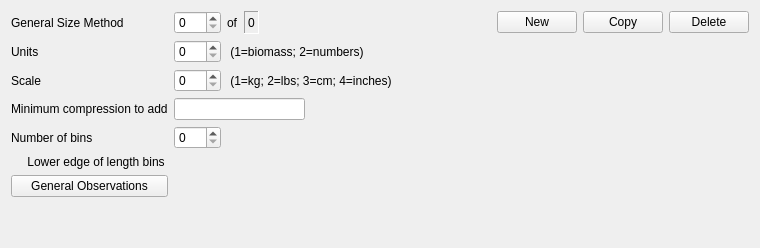
         <widget class="QWidget" name="tab_gen">
          <attribute name="title">
           <string>General Comp</string>
          </attribute>
          <layout class="QVBoxLayout" name="verticalLayout_15">
           <item>
            <layout class="QGridLayout" name="gridLayout_comp_gen">
             <item row="0" column="4">
              <spacer name="horizontalSpacer_2">
               <property name="orientation">
                <enum>Qt::Horizontal</enum>
               </property>
               <property name="sizeHint" stdset="0">
                <size>
                 <width>40</width>
                 <height>20</height>
                </size>
               </property>
              </spacer>
             </item>
             <item row="3" column="1" colspan="4">
              <widget class="QLineEdit" name="lineEdit_gen_mincomp"/>
             </item>
             <item row="4" column="1">
              <widget class="QSpinBox" name="spinBox_gen_num_bins">
               <property name="maximum">
                <number>200</number>
               </property>
              </widget>
             </item>
             <item row="4" column="0">
              <widget class="QLabel" name="label_gen_num_bins">
               <property name="text">
                <string>Number of bins</string>
               </property>
              </widget>
             </item>
             <item row="2" column="1">
              <widget class="QSpinBox" name="spinBox_gen_scale"/>
             </item>
             <item row="2" column="0">
              <widget class="QLabel" name="label_gen_scale">
               <property name="text">
                <string>Scale</string>
               </property>
              </widget>
             </item>
             <item row="0" column="0">
              <widget class="QLabel" name="label_gen_method">
               <property name="text">
                <string>General Size Method </string>
               </property>
              </widget>
             </item>
             <item row="1" column="0">
              <widget class="QLabel" name="label_gen_units">
               <property name="text">
                <string>Units</string>
               </property>
              </widget>
             </item>
             <item row="1" column="1">
              <widget class="QSpinBox" name="spinBox_gen_units"/>
             </item>
             <item row="5" column="0">
              <widget class="QLabel" name="label_gen_bins">
               <property name="text">
                <string>Lower edge of length bins </string>
               </property>
               <property name="alignment">
                <set>Qt::AlignRight|Qt::AlignTrailing|Qt::AlignVCenter</set>
               </property>
              </widget>
             </item>
             <item row="7" column="0">
              <widget class="QPushButton" name="pushButton_gen_obs">
               <property name="text">
                <string>General Observations</string>
               </property>
               <property name="flat">
                <bool>false</bool>
               </property>
              </widget>
             </item>
             <item row="0" column="2">
              <widget class="QLabel" name="label_gen_of">
               <property name="text">
                <string>of</string>
               </property>
              </widget>
             </item>
             <item row="1" column="2" colspan="5">
              <widget class="QLabel" name="label_gen_units_info">
               <property name="text">
                <string> (1=biomass; 2=numbers)</string>
               </property>
              </widget>
             </item>
             <item row="2" column="2" colspan="5">
              <widget class="QLabel" name="label_gen_scale_info">
               <property name="text">
                <string> (1=kg; 2=lbs; 3=cm; 4=inches)</string>
               </property>
              </widget>
             </item>
             <item row="0" column="3">
              <widget class="QLabel" name="label_gen_comp_total">
               <property name="frameShape">
                <enum>QFrame::Panel</enum>
               </property>
               <property name="frameShadow">
                <enum>QFrame::Sunken</enum>
               </property>
               <property name="text">
                <string>0</string>
               </property>
              </widget>
             </item>
             <item row="0" column="1">
              <widget class="QSpinBox" name="spinBox_gen_comp"/>
             </item>
             <item row="4" column="3">
              <widget class="QLabel" name="label_gen_spacer">
               <property name="text">
                <string/>
               </property>
              </widget>
             </item>
             <item row="3" column="0">
              <widget class="QLabel" name="label_gen_mincomp">
               <property name="text">
                <string>Minimum compression to add</string>
               </property>
              </widget>
             </item>
             <item row="0" column="5">
              <spacer name="horizontalSpacer_3">
               <property name="orientation">
                <enum>Qt::Horizontal</enum>
               </property>
               <property name="sizeHint" stdset="0">
                <size>
                 <width>180</width>
                 <height>20</height>
                </size>
               </property>
              </spacer>
             </item>
             <item row="0" column="6">
              <widget class="QPushButton" name="pushButton_gen_new">
               <property name="text">
                <string>New</string>
               </property>
              </widget>
             </item>
             <item row="0" column="7">
              <widget class="QPushButton" name="pushButton_gen_copy">
               <property name="text">
                <string>Copy</string>
               </property>
              </widget>
             </item>
             <item row="0" column="8">
              <widget class="QPushButton" name="pushButton_gen_delete">
               <property name="text">
                <string>Delete</string>
               </property>
              </widget>
             </item>
             <item row="6" column="0" colspan="9">
              <layout class="QHBoxLayout" name="horizontalLayout_gen_bins"/>
             </item>
            </layout>
           </item>
           <item>
            <spacer name="verticalSpacer_2">
             <property name="orientation">
              <enum>Qt::Vertical</enum>
             </property>
             <property name="sizeHint" stdset="0">
              <size>
               <width>20</width>
               <height>40</height>
              </size>
             </property>
            </spacer>
           </item>
          </layout>
         </widget>
